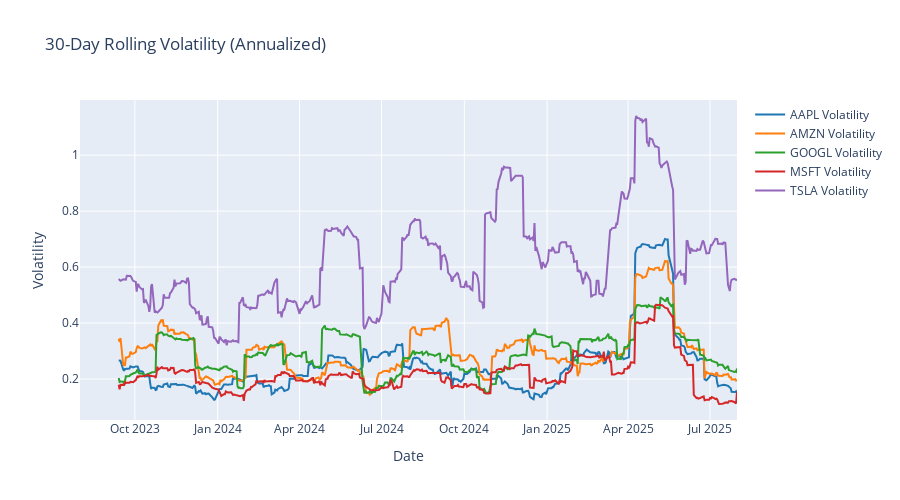

Notebook code cell kept with this figure:
### Markdown cell above
## Market Risk and Volatility Assessment

### Code cell
df = df.sort_values(['Symbol', 'Date'])

df['Volatility_30'] = (
    df.groupby('Symbol')['Daily_Return']
      .transform(lambda x: x.rolling(window=30).std())
      * np.sqrt(252)
)

fig = go.Figure()

for i, symbol in enumerate(df['Symbol'].unique()):
    symbol_data = df[df['Symbol'] == symbol]

    fig.add_trace(go.Scatter(
        x=symbol_data['Date'],
        y=symbol_data['Volatility_30'],
        mode='lines',
        name=f'{symbol} Volatility',
        line=dict(color=colors[i % len(colors)], width=2)
    ))

fig.update_layout(
    title='30-Day Rolling Volatility (Annualized)',
    xaxis_title='Date',
    yaxis_title='Volatility',
    hovermode='x unified',
    height=500
)

fig.show()

### Figure 1 — Plotly figure (JSON) as saved in the notebook; plotly's stock layout.template omitted (floating-point values rounded to 4 significant figures; data arrays with more than 128 entries replaced by an {"elided": "..."} marker saying what was removed)
{"data": [{"line": {"color": "#1f77b4", "width": 2}, "mode": "lines", "name": "AAPL Volatility", "type": "scatter", "x": {"elided": "502 str values"}, "y": {"elided": "502 float values"}}, {"line": {"color": "#ff7f0e", "width": 2}, "mode": "lines", "name": "AMZN Volatility", "type": "scatter", "x": {"elided": "502 str values"}, "y": {"elided": "502 float values"}}, {"line": {"color": "#2ca02c", "width": 2}, "mode": "lines", "name": "GOOGL Volatility", "type": "scatter", "x": {"elided": "502 str values"}, "y": {"elided": "502 float values"}}, {"line": {"color": "#d62728", "width": 2}, "mode": "lines", "name": "MSFT Volatility", "type": "scatter", "x": {"elided": "502 str values"}, "y": {"elided": "502 float values"}}, {"line": {"color": "#9467bd", "width": 2}, "mode": "lines", "name": "TSLA Volatility", "type": "scatter", "x": {"elided": "502 str values"}, "y": {"elided": "502 float values"}}], "layout": {"height": 500, "hovermode": "x unified", "title": {"text": "30-Day Rolling Volatility (Annualized)"}, "xaxis": {"title": {"text": "Date"}}, "yaxis": {"title": {"text": "Volatility"}}}}
